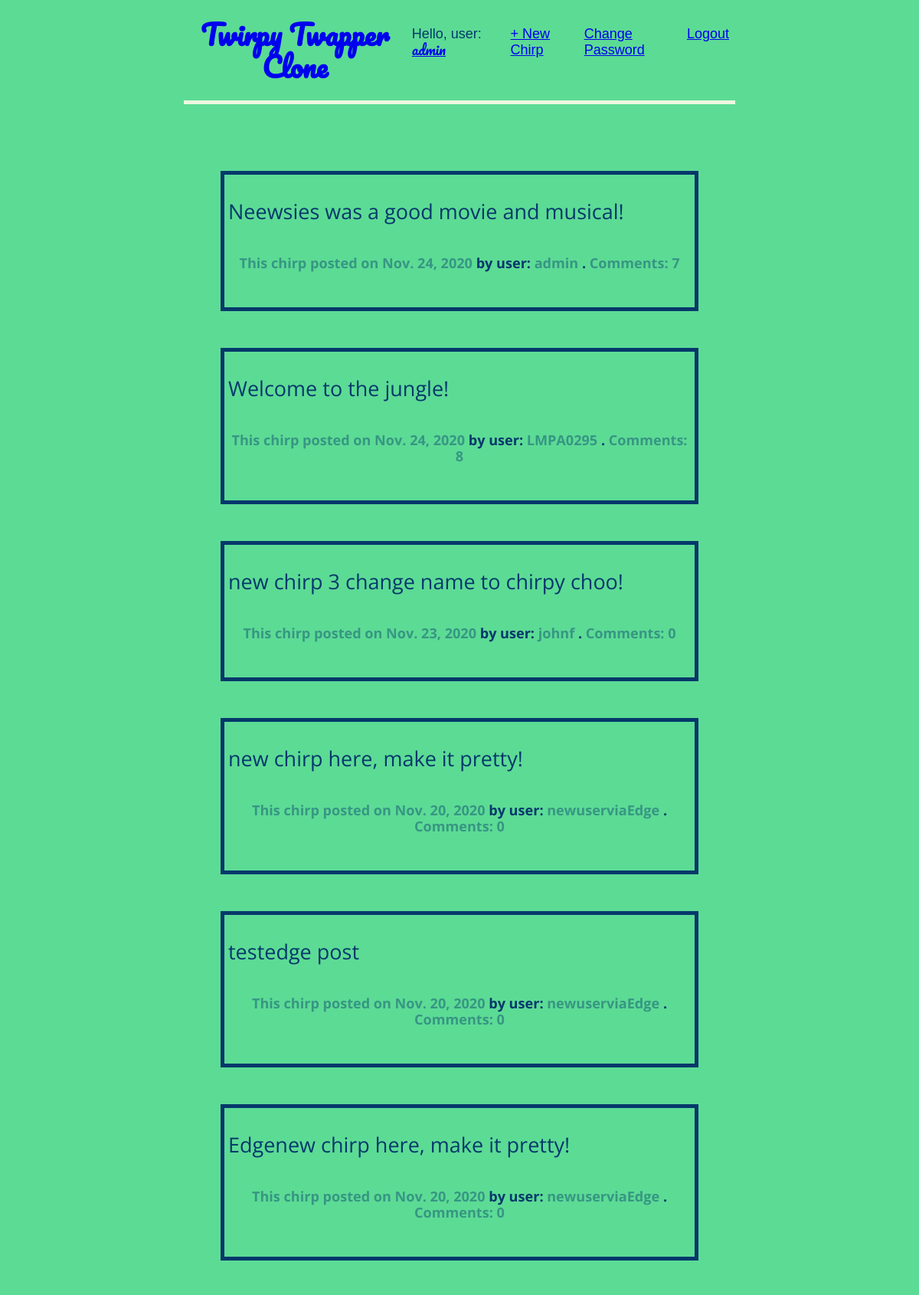
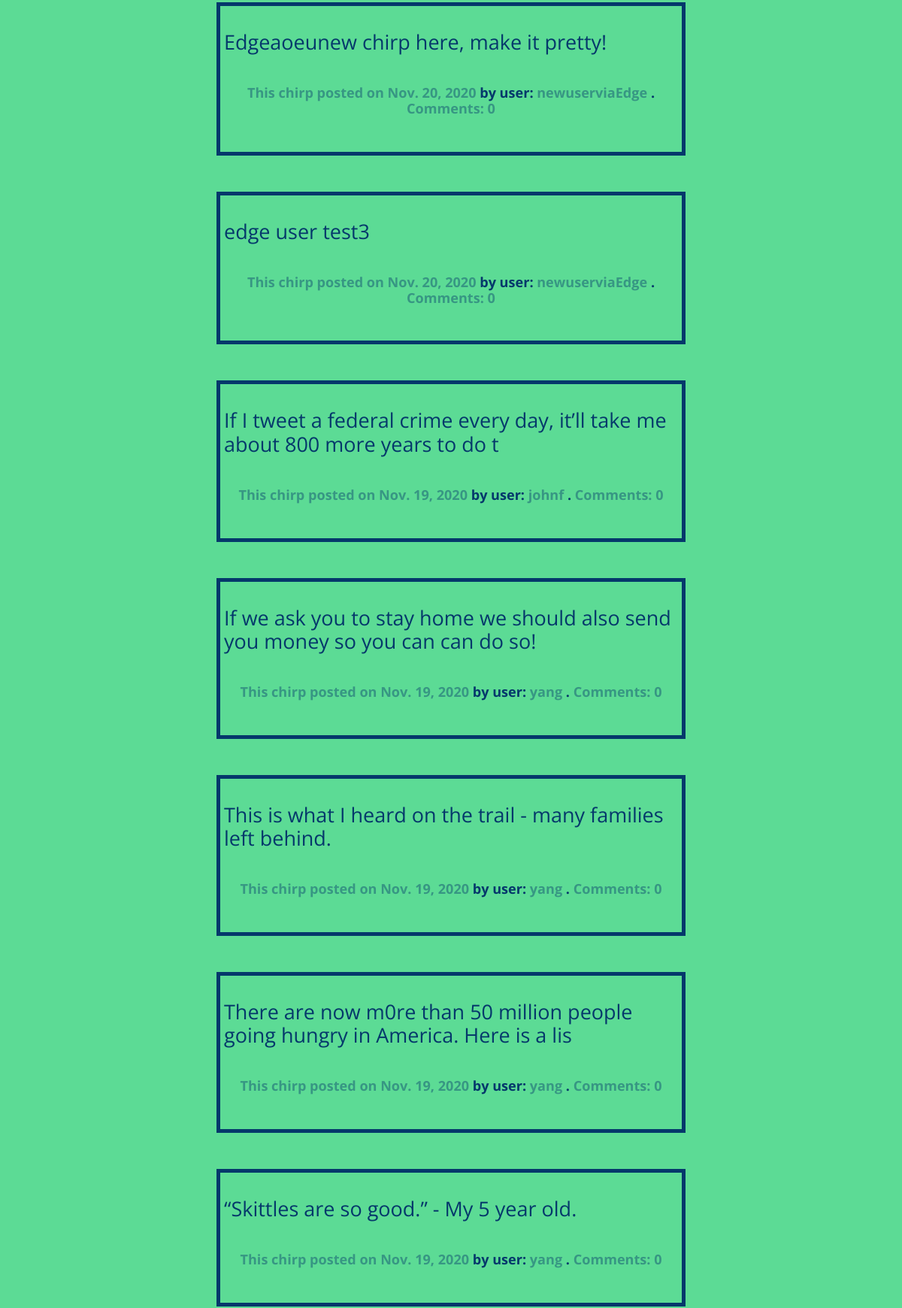
The app's page / (signed in, upper part) with its own data (2 pictures, top to bottom).
### posts_app/models.py (models this page shows, shortened)
class Post(models.Model):
    post_text = models.CharField(max_length=80)
    author = models.ForeignKey('auth.User', on_delete=models.CASCADE)
    created = models.DateField(auto_now_add=True)
    updated = models.DateField(auto_now=True) # useful, lookup
    class Meta:
        ordering = ['-created']

### posts_app/views.py (the view)
# urls.py: path('', views.PostListView.as_view(), name='home'),
class PostListView(ListView):
    model = Post
    template_name = 'home.html'

### templates/home.html (shortened to what this page needs)
{% extends 'base.html' %}
{% block content %}
    <br>
    {% for post in object_list %}
        <div class="chirp">
            <p> {{ post.post_text | linebreaks }} </p>
            <h6>
              <a href="{% url 'posts_app:detail' post.pk %}">This chirp posted on {{ post.created }}</a> by user: <a href="{% url 'users_app:profile' post.author.username %}">{{ post.author.username }} </a> .
              <a href="{% url 'posts_app:detail' post.pk %}">Comments: {{ post.comments.count }}</a>
            </h6>
        </div>
    {% endfor %}
    <br>
{% endblock content %}

### templates/base.html (shortened to what this page needs)
{% load static %}
<!DOCTYPE html>
<html>
    <head>
      <link rel="stylesheet" href="{% static 'css/github_necolas_normalize.css'%}">
      <link rel="stylesheet" href="{% static 'css/main.css'%}">
    </head>
  <body>
    <header>
      <div class="nav-left">
        <h1> <a href="{% url 'posts_app:home' %}">Twirpy Twapper Clone</a> </h1>
      </div>
      <div class="nav-right">
        {% if request.user.is_authenticated  %}
          <p>Hello, user: <a href="{% url 'users_app:profile' request.user.username %}" id="username"> {{ request.user.username }} </a></p>
          <p><a href="{% url 'posts_app:new_post'%}">+ New Chirp</a></p>
          <p><a href="{% url 'posts_app:change_password'%}">Change Password</a></p>
          <p><a href="{% url 'logout'%}">Logout</a></p>
        {% else %}
          <p><a href="{% url 'users_app:signup' %}">+ New User Creation</a></p>
          <p><a href="{% url 'login' %}">+ Existing User Login</a></p>
        {% endif %}
      </div>
    </header>
    <div class="chirp-container">
        {% block content %}
        {% endblock content %}
    </div>
  </body>
</html>

### static/css/main.css (style rules this page uses)
h1, h2, h3 , h4, h5, h6 { text-align: center; }
header { border-bottom: 5px solid #EDF7E1; margin-bottom: 18px; display: flex; }
header h1 a { text-decoration: none; }
.nav-left, #username { margin-right: auto; font-family: 'Pacifico', cursive; }
.nav-right { display: flex; padding-top: 1rem; }
.nav-right p { margin-left: 0.5rem; margin-right: 0.5rem; }
body { font-family: 'Libre Franklin', sans-serif; font-size: 18px; background-color: #5CDB95; color: #05386B; margin-left: 5%; margin-right: 5%; }
.chirp-container { border-bottom: 5px solid #EDF7E1; margin-bottom: 5%; }
.chirp { font-family: 'Open Sans', sans-serif; font-size: 150%; margin: 3rem; padding: 5px; border: 5px solid #05386B; }
.chirp h6 a, .chirp h6 a:visited { text-decoration: none; color: #379683; }
.chirp p { font-weight: 400; }
@media (min-width: 700px) { body { margin-left: 15%; margin-right: 15%; } }
@media (min-width: 1000px) { body { margin-left: 20%; margin-right: 20%; } }

### records on screen
Post: post_text "Neewsies was a good movie and musical!", created "Nov. 24, 2020", author.username "admin", comments.count "7"
Post: post_text "Welcome to the jungle!", created "Nov. 24, 2020", author.username "LMPA0295", comments.count "8"
Post: post_text "new chirp 3 change name to chirpy choo!", created "Nov. 23, 2020", author.username "johnf", comments.count "0"
Post: post_text "new chirp here, make it pretty!", created "Nov. 20, 2020", author.username "newuserviaEdge", comments.count "0"
Post: post_text "testedge post", created "Nov. 20, 2020", author.username "newuserviaEdge", comments.count "0"
Post: post_text "Edgenew chirp here, make it pretty!", created "Nov. 20, 2020", author.username "newuserviaEdge", comments.count "0"
Post: post_text "Edgeaoeunew chirp here, make it pretty!", created "Nov. 20, 2020", author.username "newuserviaEdge", comments.count "0"
Post: post_text "edge user test3", created "Nov. 20, 2020", author.username "newuserviaEdge", comments.count "0"
Post: post_text "If I tweet a federal crime every day, it’ll take me about 800 more years to do t", created "Nov. 19, 2020", author.username "johnf", comments.count "0"
Post: post_text "If we ask you to stay home we should also send you money so you can can do so!", created "Nov. 19, 2020", author.username "yang", comments.count "0"
Post: post_text "This is what I heard on the trail - many families left behind.", created "Nov. 19, 2020", author.username "yang", comments.count "0"
Post: post_text "There are now m0re than 50 million people going hungry in America. Here is a lis", created "Nov. 19, 2020", author.username "yang", comments.count "0"
Post: post_text "“Skittles are so good.” - My 5 year old.", created "Nov. 19, 2020", author.username "yang", comments.count "0"

### other values on screen
{{ request.user.username }} "admin"
